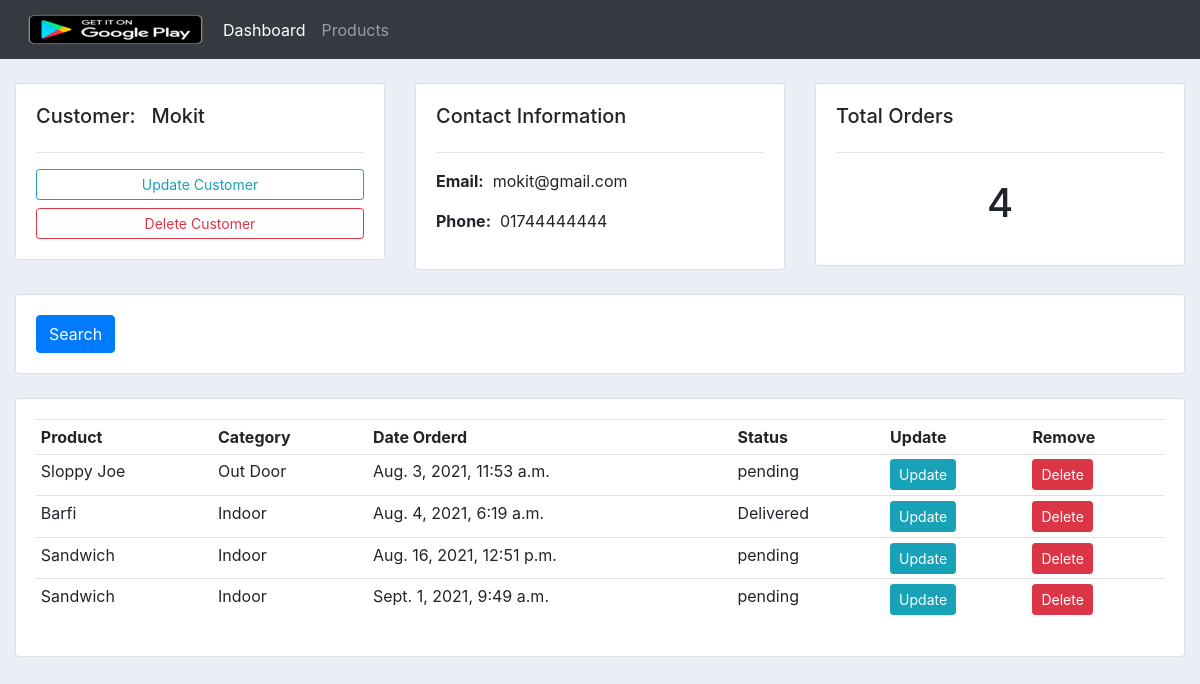
/customer/3/, run on an earlier commit of the app's database.
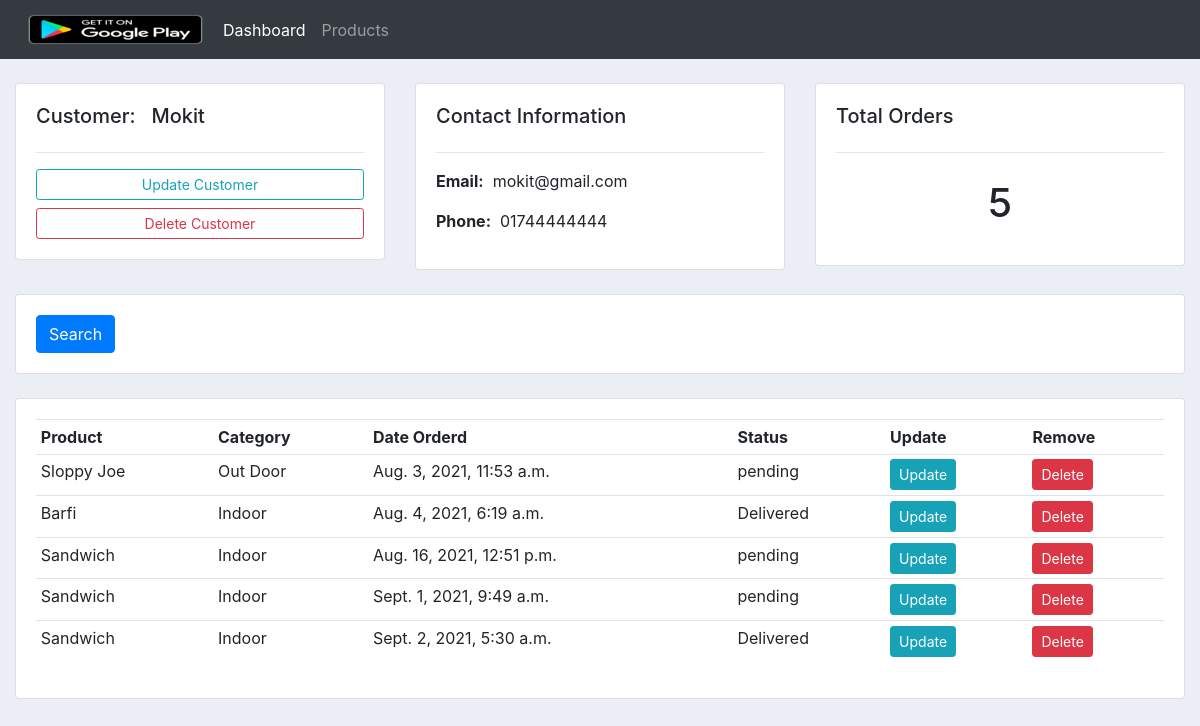
And on a later commit of the database.
### accounts/models.py (models this page shows, shortened)
class Orders(models.Model):
    STATUS = (
        ('pending', 'pending'),
        ('Out For Delivery', 'Out For Delivery'),
        ('Delivered', 'Delivered')
    )
    customer = models.ForeignKey(Customer, null=True, on_delete=models.SET_NULL)
    product = models.ForeignKey(Product, null=True, on_delete=models.SET_NULL)
    date_created = models.DateTimeField(auto_now_add=True, null=True)
    status = models.CharField(max_length=200, null=True, choices=STATUS)

class Product(models.Model):
    CATEGORY = (
        ('Indoor', 'Indoor'),
        ('Out Door', 'Out Door')
    )
    tag = models.ManyToManyField(Tag)
    name = models.CharField(max_length=200, null=True)
    price = models.FloatField(max_length=200, null=True)
    category = models.CharField(max_length=200, null=True, choices=CATEGORY)
    description = models.TextField(max_length=1000, null=True)
    date_created = models.DateTimeField(auto_now_add=True, null=True)
    def __str__(self):
        return self.name

### accounts/views.py (the view)
# urls.py: path('customer/<pk_test>/', views.customer, name ='customer'),
def customer(request, pk_test):
    customer = Customer.objects.get(id=pk_test)
    orders = customer.orders_set.all()
    order_count = orders.count()
    context = {'customer': customer, 'orders': orders, 'order_count': order_count}
    return render(request, 'accounts/customer.html', context)

### accounts/templates/accounts/customer.html
{% extends 'accounts/main.html' %}
{% block content %}
        <br>
    <div class="row">
        <div class="col-md">
            <div class="card card-body">
                <h5>Customer: &nbsp {{ customer.name }}</h5>
                <hr>
                <a class="btn btn-outline-info  btn-sm btn-block" href="">Update Customer</a>
                <a class="btn btn-outline-danger  btn-sm btn-block" href="">Delete Customer</a>
            </div>
        </div>
        <div class="col-md">
            <div class="card card-body">
                <h5>Contact Information</h5>
                <hr>
                <p><b>Email:</b>&nbsp {{ customer.email }}</p>
                <p><b>Phone:</b>&nbsp {{ customer.phone }}</p>
            </div>
        </div>
        <div class="col-md">
            <div class="card card-body">
                <h5>Total Orders</h5>
                <hr>
                <h1 style="text-align: center;padding: 10px">{{ order_count }}</h1>
            </div>
        </div>
    </div>
    <br>
    <div class="row">
        <div class="col">
            <div class="card card-body">
                <form method="get">
                <button class="btn btn-primary" type="submit">Search</button>
              </form>
            </div>
        </div>
    </div>
    <br>
    <div class="row">
        <div class="col-md">
            <div class="card card-body">
                <table class="table table-sm">
                    <tr>
                        <th>Product</th>
                        <th>Category</th>
                        <th>Date Orderd</th>
                        <th>Status</th>
                        <th>Update</th>
                        <th>Remove</th>
                    </tr>
                    {% for order in orders %}
                        <tr>
                        <td>{{ order.product }}</td>
                        <td>{{ order.product.category }}</td>
                        <td>{{ order.date_created }}</td>
                        <td>{{ order.status }}</td>
                        <td><a class="btn btn-sm btn-info" href="{% url 'updateOrder' order.id %}">Update</a></td>
                        <td><a class="btn btn-sm btn-danger" href="{% url 'deleteOrders' order.id %}">Delete</a></td>
                        </tr>
                    {% endfor %}
                </table>
            </div>
        </div>
    </div>
{% endblock %}

What changed in the data, as far as the page shows it:
added Orders: product "Sandwich", product.category "Indoor", date_created "Sept. 2, 2021, 5:30 a.m.", status "Delivered"
Also different on the page:
{{ order_count }}: "4" → "5"
